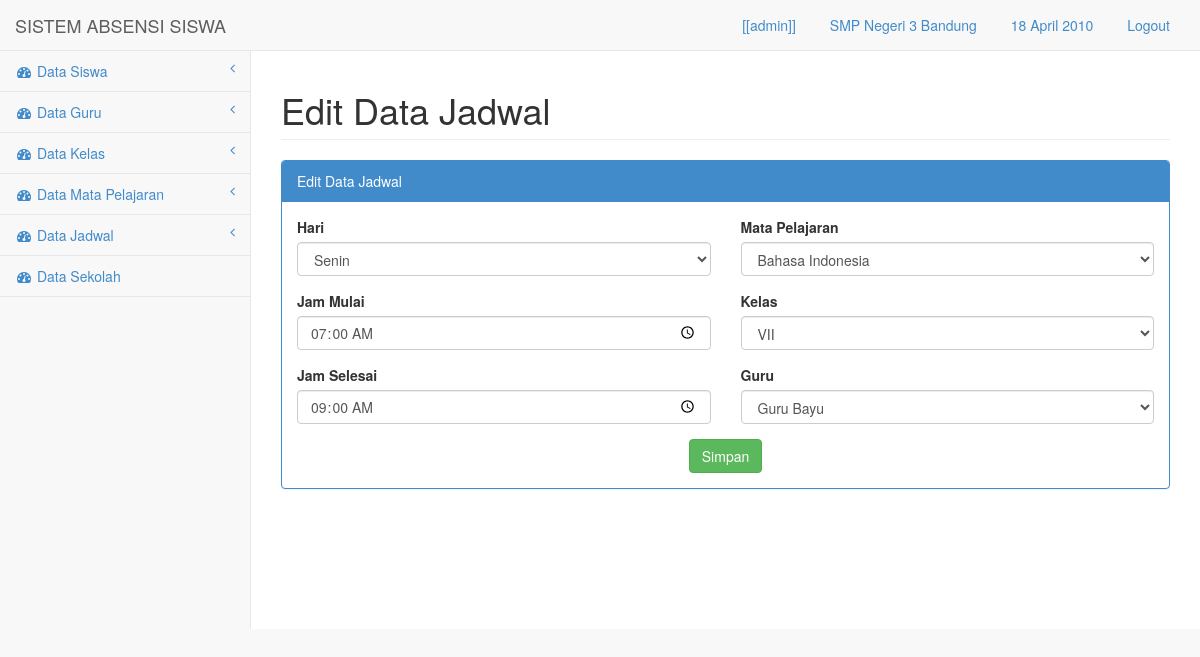
Screenshot of /media.php?module=input_jadwal&act=edit_jadwal&idj=1 (signed in) with the database file from the repository.
### tables this page shows
CREATE TABLE `sekolah` (
  `id` int(10) NOT NULL,
  `kode` varchar(50) NOT NULL,
  `nama` varchar(100) NOT NULL,
  `alamat` text NOT NULL
);

CREATE TABLE `hari` (
  `idh` int(11) NOT NULL,
  `hari` varchar(15) NOT NULL
);

CREATE TABLE `jadwal` (
  `idj` int(11) NOT NULL,
  `idh` int(11) NOT NULL,
  `idg` int(11) NOT NULL,
  `idk` int(11) NOT NULL,
  `idm` int(11) NOT NULL,
  `jam_mulai` time NOT NULL,
  `jam_selesai` time NOT NULL,
  `aktif` int(11) NOT NULL
);

CREATE TABLE `mata_pelajaran` (
  `idm` int(11) NOT NULL,
  `nama_mp` varchar(100) NOT NULL
);

CREATE TABLE `kelas` (
  `idk` int(10) NOT NULL,
  `id` int(10) NOT NULL,
  `nama` varchar(50) NOT NULL
);

CREATE TABLE `guru` (
  `idg` int(10) NOT NULL,
  `nip` varchar(50) NOT NULL,
  `nama` varchar(100) NOT NULL,
  `jk` varchar(3) NOT NULL,
  `alamat` text NOT NULL,
  `pass` text NOT NULL
);

### config/fungsi.php (called while the page is built, shortened)
<?php
function tgl_ina($parameter){
$thn=substr($parameter,0,4);
$b=substr($parameter,5,2);
$tgl=substr($parameter,-2);
if($b==1) {$bln="Januari";}
else if($b==2) {$bln="Februari";}
else if($b==3) {$bln="Maret";}
else if($b==4) {$bln="April";}
$tanggal=$tgl . " ".$bln ." ".$thn;
return $tanggal;
}
?>

### module/jadwal/input_jadwal.php (the view, shortened to what this page needs)
         <?php
if($_GET['act']=="edit_jadwal"){
	?>
          <div class="row">
                <div class="col-lg-12">
                    <h1 class="page-header">Edit Data Jadwal</h1>
                </div>
            </div>
            <div class="row">
                <div class="col-lg-12">
                    <div class="panel panel-primary">
                        <div class="panel-heading">
                            Edit Data Jadwal
                        </div>
                        <div class="panel-body">
                            <div class="row">
<?php
                            	$sql=mysql_query("select * from jadwal where idj='$_GET[idj]'");
								$rsx=mysql_fetch_array($sql);
?>
                                    <form method="post" role="form" action="././module/simpan.php?act=edit_jadwal">
                                <div class="col-lg-6">
																				<div class="form-group">
                                            <label>Hari</label>
																						<select class="form-control" name="hari" required>
  <?php
	$sqlx1=mysql_query("select * from hari WHERE idh='$rsx[idh]'");
	$rsx1=mysql_fetch_assoc($sqlx1);
	$sqlhari=mysql_query("select * from hari");
	$rshari=mysql_fetch_assoc($sqlhari);
	echo "<option if($rsx1[idh] == $rshari[idh] ) {echo \"selected\"; } hidden value='$rsx1[idh]'>$rsx1[hari]</option>";
?>
                                          </select>
                                        </div>
																				<div class="form-group">
                                            <label>Jam Mulai</label>
                                            <input type="time" class="form-control" name="jam_mulai" value="<?php echo "$rsx[jam_mulai]"; ?>">
                                        </div>
																				<div class="form-group">
																						<label>Jam Selesai</label>
																						<input type="time" class="form-control" value="<?php echo "$rsx[jam_selesai]"; ?>" name="jam_selesai">
																				</div>
																				</div>
												<div class="col-lg-6">
												<div class="form-group">
												<label>Mata Pelajaran</label>
												<select class="form-control" name="pelajaran" required>
												<?php
												$sqlx1=mysql_query("select * from mata_pelajaran WHERE idm='$rsx[idm]'");
												$rsx1=mysql_fetch_assoc($sqlx1);
												$sqlmp=mysql_query("select * from mata_pelajaran");
												$rsmp=mysql_fetch_assoc($sqlmp);
												echo "<option if($rsx1[idm] == $rsmp[idm] ) {echo \"selected\"; } hidden value='$rsx1[idm]'>$rsx1[nama_mp]</option>";
												?>
												</select>
												</div>
												<div class="form-group">
												<label>Kelas</label>
												<select class="form-control" name="kelas" required>
												<?php
												$sqlx1=mysql_query("select * from kelas WHERE idk='$rsx[idk]'");
												$rsx1=mysql_fetch_assoc($sqlx1);
												$sqlkls=mysql_query("select * from kelas");
												$rskls=mysql_fetch_assoc($sqlkls);
												echo "<option if($rsx1[idk] == $rskls[idk] ) {echo \"selected\"; } hidden value='$rsx1[idk]'>$rsx1[nama]</option>";
												?>
												</select>
												</div>
												<div class="form-group">
												<label>Guru</label>
												<select class="form-control" name="guru" required>
												<?php
												$sqlx1=mysql_query("select * from guru WHERE idg='$rsx[idg]'");
												$rsx1=mysql_fetch_assoc($sqlx1);
												$sqlgr=mysql_query("select * from guru");
												$rsgr=mysql_fetch_assoc($sqlgr);
												echo "<option if($rsx1[idg] == $rsgr[idg] ) {echo \"selected\"; } hidden value='$rsx1[idg]'>$rsx1[nama]</option>";
												?>
												</select>
												</div>
												</div>
												</div>
												<div class="row">
												<div class="col-lg-12" align="center">
												<button type="submit" class="btn btn-success">Simpan</button>
												</div>
																				</div>
                            </div>
                        </div>
                    </div>
                </div>
            </div>
            <?php } ?>

### media.php (shortened to what this page needs)
<?php
if(!empty($_SESSION['nama'])){
$usre=$_SESSION['nama'];
$level=$_SESSION['level'];
$klss=$_SESSION['idk'];
$idd=$_SESSION['id'];
include "config/fungsi.php";
?>
<!DOCTYPE html>
<html>
<head>
    <link href="css/bootstrap.min.css" rel="stylesheet">
    <link href="font-awesome/css/font-awesome.css" rel="stylesheet">
    <link href="css/plugins/dataTables/dataTables.bootstrap.css" rel="stylesheet">
    <link href="css/sb-admin.css" rel="stylesheet">
</head>
<body>
    <div id="wrapper">
        <nav class="navbar navbar-default navbar-fixed-top" role="navigation" style="margin-bottom: 0">
            <div class="navbar-header">
                <a class="navbar-brand" href="media.php?module=home">SISTEM ABSENSI SISWA</a>
            </div>
            <ul class="nav navbar-top-links navbar-right">
                <li class="dropdown">
                    <a class="dropdown-toggle" data-toggle="dropdown" href="#">
<?php
if($level=="admin") {
echo "[[$usre]]";
}
elseif($level=="guru") {
echo "Guru: $usre";
}
else {
echo "Siswa: $usre";
}
?>
                   </a>
                </li>
       <li class="dropdown">
                    <a class="dropdown-toggle" data-toggle="dropdown" href="#">
<?php
if($level=="admin" OR $level=="guru"){
	$sqla=mysql_query("select * from sekolah where id='$idd'");
	$rsa=mysql_fetch_array($sqla);
echo "$rsa[nama]" ;
}else{
	$sql=mysql_query("select * from kelas where idk='$klss'");
	$rs=mysql_fetch_array($sql);
  $sqla=mysql_query("select * from sekolah where id='$idd'");
  $rsa=mysql_fetch_array($sqla);
echo "Kelas: $rs[nama] | $rsa[nama]";
}
?>
                   </a>
                </li>
                <li class="dropdown">
                    <a class="dropdown-toggle" data-toggle="dropdown" href="#">
<?php
$tgl_lengkap= tgl_ina(date("Y-m-d"));
if ($level=="guru") {
$hhari= hari_ina(date("l"));
echo "<b>$hhari, $tgl_lengkap</b>"; echo " | <label class='labelol' id='clock'></label>";
}
else {
  echo "$tgl_lengkap";
}
 ?>
                   </a>
                </li>
                <li class="dropdown">
                    <a class="dropdown-toggle" data-toggle="" href="logout.php">
<?php echo "Logout"; ?>
                   </a>
                </li>
            </ul>
            <div class="navbar-default navbar-static-side" role="navigation">
                <div class="sidebar-collapse">
                    <ul class="nav" id="side-menu">
<?php if($level=='admin'){ ?>
                        <li>
                            <a href="#"><i class="fa fa-dashboard fa-fw"></i> Data Siswa<span class="fa arrow"></span></a>
                        </li>
                        <li>
                            <a href="#"><i class="fa fa-dashboard fa-fw"></i> Data Guru<span class="fa arrow"></span></a>
                        </li>
<?php } ?>
<?php if($level=='admin'){ ?>
                        <li>
                            <a href="#"><i class="fa fa-dashboard fa-fw"></i> Data Kelas<span class="fa arrow"></span></a>
                        </li>
<?php } ?>
<?php if($level=='admin'){ ?>
                        <li>
                            <a href="#"><i class="fa fa-dashboard fa-fw"></i> Data Mata Pelajaran<span class="fa arrow"></span></a>
                        </li>
<?php } ?>
<?php if($level=='admin'){ ?>
                        <li>
                            <a href="#"><i class="fa fa-dashboard fa-fw"></i> Data Jadwal<span class="fa arrow"></span></a>
                        </li>
<?php } ?>
<?php if($level=='admin'){ ?>
                          <li>
                            <a href="media.php?module=sekolah"><i class="fa fa-dashboard fa-fw"></i> Data Sekolah</a>
                        </li>
<?php } ?>
                    </ul>
                </div>
            </div>
        </nav>
        <div id="page-wrapper">
<?php include "content.php";  ?>
</body>
</html>
<?php }
else {
  echo "<center><h2>Anda Harus Login Terlebih Dahulu</h2>
    <a href=index.php><b>Klik ini untuk Login</b></a></center>";
}
?>

### css/sb-admin.css (style rules this page uses)
body { padding-top: 100px; background-color: #f8f8f8; }
@media (min-width:768px) { body { padding-top: 50px; } }
#wrapper { width: 100%; height:100%; }
#page-wrapper { padding: 0 15px; min-height: 579px; height:100%; background-color: #fff; }
@media (min-width:768px) { #page-wrapper { position: inherit; margin: 0 0 0 250px; padding: 0 30px; height:100%; border-left: 1px solid #e7e7e7; } }
.navbar-top-links li { display: inline-block; }
.navbar-top-links li:last-child { margin-right: 15px; }
.navbar-top-links li a { padding: 15px; min-height: 50px; }
.navbar-static-side ul li { border-bottom: 1px solid #e7e7e7; }
.arrow { float: right; }
.fa.arrow:before { content: "\f104"; }
@media (min-width:768px) { .navbar-static-side { z-index: 1; position: absolute; width: 250px; margin-top: 51px; } }

### rows the page displays
sekolah: nama "SMP Negeri 3 Bandung"
hari: hari "Senin"
jadwal: jam_mulai "07:00:00", jam_selesai "09:00:00"
mata_pelajaran: pelajaran "Bahasa Indonesia"
kelas: kelas "VII"
guru: guru "Guru Bayu"

### other values shown
$usre "admin"
$tgl_lengkap "18 April 2010"
